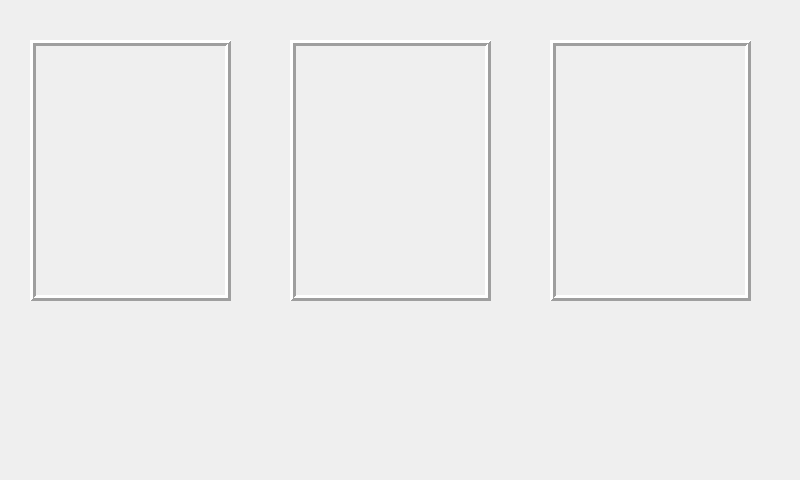
<?xml version="1.0" encoding="UTF-8"?>
<ui version="4.0">
 <class>LedCntlWin</class>
 <widget class="QWidget" name="LedCntlWin">
  <property name="geometry">
   <rect>
    <x>0</x>
    <y>0</y>
    <width>800</width>
    <height>480</height>
   </rect>
  </property>
  <property name="minimumSize">
   <size>
    <width>800</width>
    <height>480</height>
   </size>
  </property>
  <property name="maximumSize">
   <size>
    <width>800</width>
    <height>480</height>
   </size>
  </property>
  <property name="cursor">
   <cursorShape>BlankCursor</cursorShape>
  </property>
  <property name="windowTitle">
   <string>Form</string>
  </property>
  <property name="windowIcon">
   <iconset resource="../pic_ico.qrc">
    <normaloff>:/ico/pic_ico/house.png</normaloff>:/ico/pic_ico/house.png</iconset>
  </property>
  <property name="styleSheet">
   <string notr="true"/>
  </property>
  <widget class="QToolButton" name="Bt_Led1">
   <property name="geometry">
    <rect>
     <x>93</x>
     <y>330</y>
     <width>67</width>
     <height>48</height>
    </rect>
   </property>
   <property name="minimumSize">
    <size>
     <width>45</width>
     <height>45</height>
    </size>
   </property>
   <property name="palette">
    <palette>
     <active>
      <colorrole role="Button">
       <brush brushstyle="SolidPattern">
        <color alpha="255">
         <red>28</red>
         <green>28</green>
         <blue>28</blue>
        </color>
       </brush>
      </colorrole>
      <colorrole role="ButtonText">
       <brush brushstyle="SolidPattern">
        <color alpha="255">
         <red>255</red>
         <green>0</green>
         <blue>255</blue>
        </color>
       </brush>
      </colorrole>
      <colorrole role="Base">
       <brush brushstyle="SolidPattern">
        <color alpha="255">
         <red>28</red>
         <green>28</green>
         <blue>28</blue>
        </color>
       </brush>
      </colorrole>
      <colorrole role="Window">
       <brush brushstyle="SolidPattern">
        <color alpha="255">
         <red>28</red>
         <green>28</green>
         <blue>28</blue>
        </color>
       </brush>
      </colorrole>
     </active>
     <inactive>
      <colorrole role="Button">
       <brush brushstyle="SolidPattern">
        <color alpha="255">
         <red>28</red>
         <green>28</green>
         <blue>28</blue>
        </color>
       </brush>
      </colorrole>
      <colorrole role="ButtonText">
       <brush brushstyle="SolidPattern">
        <color alpha="255">
         <red>255</red>
         <green>0</green>
         <blue>255</blue>
        </color>
       </brush>
      </colorrole>
      <colorrole role="Base">
       <brush brushstyle="SolidPattern">
        <color alpha="255">
         <red>28</red>
         <green>28</green>
         <blue>28</blue>
        </color>
       </brush>
      </colorrole>
      <colorrole role="Window">
       <brush brushstyle="SolidPattern">
        <color alpha="255">
         <red>28</red>
         <green>28</green>
         <blue>28</blue>
        </color>
       </brush>
      </colorrole>
     </inactive>
     <disabled>
      <colorrole role="Button">
       <brush brushstyle="SolidPattern">
        <color alpha="255">
         <red>28</red>
         <green>28</green>
         <blue>28</blue>
        </color>
       </brush>
      </colorrole>
      <colorrole role="ButtonText">
       <brush brushstyle="SolidPattern">
        <color alpha="255">
         <red>120</red>
         <green>120</green>
         <blue>120</blue>
        </color>
       </brush>
      </colorrole>
      <colorrole role="Base">
       <brush brushstyle="SolidPattern">
        <color alpha="255">
         <red>28</red>
         <green>28</green>
         <blue>28</blue>
        </color>
       </brush>
      </colorrole>
      <colorrole role="Window">
       <brush brushstyle="SolidPattern">
        <color alpha="255">
         <red>28</red>
         <green>28</green>
         <blue>28</blue>
        </color>
       </brush>
      </colorrole>
     </disabled>
    </palette>
   </property>
   <property name="font">
    <font>
     <family>Times New Roman</family>
     <pointsize>14</pointsize>
     <weight>75</weight>
     <bold>true</bold>
    </font>
   </property>
   <property name="cursor">
    <cursorShape>BlankCursor</cursorShape>
   </property>
   <property name="focusPolicy">
    <enum>Qt::NoFocus</enum>
   </property>
   <property name="text">
    <string/>
   </property>
   <property name="icon">
    <iconset resource="../pic_ico.qrc">
     <normaloff>:/ico/pic_ico/led_on.png</normaloff>:/ico/pic_ico/led_on.png</iconset>
   </property>
   <property name="iconSize">
    <size>
     <width>30</width>
     <height>30</height>
    </size>
   </property>
   <property name="toolButtonStyle">
    <enum>Qt::ToolButtonTextUnderIcon</enum>
   </property>
   <property name="autoRaise">
    <bool>true</bool>
   </property>
   <property name="arrowType">
    <enum>Qt::NoArrow</enum>
   </property>
  </widget>
  <widget class="QLabel" name="Lb_Led2">
   <property name="geometry">
    <rect>
     <x>290</x>
     <y>40</y>
     <width>201</width>
     <height>261</height>
    </rect>
   </property>
   <property name="cursor">
    <cursorShape>BlankCursor</cursorShape>
   </property>
   <property name="frameShape">
    <enum>QFrame::Box</enum>
   </property>
   <property name="frameShadow">
    <enum>QFrame::Raised</enum>
   </property>
   <property name="lineWidth">
    <number>3</number>
   </property>
   <property name="text">
    <string/>
   </property>
   <property name="pixmap">
    <pixmap resource="../pic_ico.qrc">:/ico/pic_ico/led_2_on.png</pixmap>
   </property>
   <property name="scaledContents">
    <bool>true</bool>
   </property>
  </widget>
  <widget class="QToolButton" name="Bt_Led2">
   <property name="geometry">
    <rect>
     <x>350</x>
     <y>330</y>
     <width>67</width>
     <height>48</height>
    </rect>
   </property>
   <property name="minimumSize">
    <size>
     <width>45</width>
     <height>45</height>
    </size>
   </property>
   <property name="palette">
    <palette>
     <active>
      <colorrole role="Button">
       <brush brushstyle="SolidPattern">
        <color alpha="255">
         <red>28</red>
         <green>28</green>
         <blue>28</blue>
        </color>
       </brush>
      </colorrole>
      <colorrole role="ButtonText">
       <brush brushstyle="SolidPattern">
        <color alpha="255">
         <red>255</red>
         <green>0</green>
         <blue>255</blue>
        </color>
       </brush>
      </colorrole>
      <colorrole role="Base">
       <brush brushstyle="SolidPattern">
        <color alpha="255">
         <red>28</red>
         <green>28</green>
         <blue>28</blue>
        </color>
       </brush>
      </colorrole>
      <colorrole role="Window">
       <brush brushstyle="SolidPattern">
        <color alpha="255">
         <red>28</red>
         <green>28</green>
         <blue>28</blue>
        </color>
       </brush>
      </colorrole>
     </active>
     <inactive>
      <colorrole role="Button">
       <brush brushstyle="SolidPattern">
        <color alpha="255">
         <red>28</red>
         <green>28</green>
         <blue>28</blue>
        </color>
       </brush>
      </colorrole>
      <colorrole role="ButtonText">
       <brush brushstyle="SolidPattern">
        <color alpha="255">
         <red>255</red>
         <green>0</green>
         <blue>255</blue>
        </color>
       </brush>
      </colorrole>
      <colorrole role="Base">
       <brush brushstyle="SolidPattern">
        <color alpha="255">
         <red>28</red>
         <green>28</green>
         <blue>28</blue>
        </color>
       </brush>
      </colorrole>
      <colorrole role="Window">
       <brush brushstyle="SolidPattern">
        <color alpha="255">
         <red>28</red>
         <green>28</green>
         <blue>28</blue>
        </color>
       </brush>
      </colorrole>
     </inactive>
     <disabled>
      <colorrole role="Button">
       <brush brushstyle="SolidPattern">
        <color alpha="255">
         <red>28</red>
         <green>28</green>
         <blue>28</blue>
        </color>
       </brush>
      </colorrole>
      <colorrole role="ButtonText">
       <brush brushstyle="SolidPattern">
        <color alpha="255">
         <red>118</red>
         <green>116</green>
         <blue>108</blue>
        </color>
       </brush>
      </colorrole>
      <colorrole role="Base">
       <brush brushstyle="SolidPattern">
        <color alpha="255">
         <red>28</red>
         <green>28</green>
         <blue>28</blue>
        </color>
       </brush>
      </colorrole>
      <colorrole role="Window">
       <brush brushstyle="SolidPattern">
        <color alpha="255">
         <red>28</red>
         <green>28</green>
         <blue>28</blue>
        </color>
       </brush>
      </colorrole>
     </disabled>
    </palette>
   </property>
   <property name="font">
    <font>
     <family>Times New Roman</family>
     <pointsize>14</pointsize>
     <weight>75</weight>
     <bold>true</bold>
     <kerning>true</kerning>
    </font>
   </property>
   <property name="cursor">
    <cursorShape>BlankCursor</cursorShape>
   </property>
   <property name="focusPolicy">
    <enum>Qt::NoFocus</enum>
   </property>
   <property name="text">
    <string/>
   </property>
   <property name="icon">
    <iconset resource="../pic_ico.qrc">
     <normaloff>:/ico/pic_ico/led_on.png</normaloff>:/ico/pic_ico/led_on.png</iconset>
   </property>
   <property name="iconSize">
    <size>
     <width>30</width>
     <height>30</height>
    </size>
   </property>
   <property name="toolButtonStyle">
    <enum>Qt::ToolButtonTextUnderIcon</enum>
   </property>
   <property name="autoRaise">
    <bool>true</bool>
   </property>
   <property name="arrowType">
    <enum>Qt::NoArrow</enum>
   </property>
  </widget>
  <widget class="QLabel" name="Lb_Led3">
   <property name="geometry">
    <rect>
     <x>550</x>
     <y>40</y>
     <width>201</width>
     <height>261</height>
    </rect>
   </property>
   <property name="cursor">
    <cursorShape>BlankCursor</cursorShape>
   </property>
   <property name="frameShape">
    <enum>QFrame::Box</enum>
   </property>
   <property name="frameShadow">
    <enum>QFrame::Raised</enum>
   </property>
   <property name="lineWidth">
    <number>3</number>
   </property>
   <property name="text">
    <string/>
   </property>
   <property name="pixmap">
    <pixmap resource="../pic_ico.qrc">:/ico/pic_ico/led_3_on.png</pixmap>
   </property>
   <property name="scaledContents">
    <bool>true</bool>
   </property>
  </widget>
  <widget class="QLabel" name="Lb_Led1">
   <property name="geometry">
    <rect>
     <x>30</x>
     <y>40</y>
     <width>201</width>
     <height>261</height>
    </rect>
   </property>
   <property name="cursor">
    <cursorShape>BlankCursor</cursorShape>
   </property>
   <property name="frameShape">
    <enum>QFrame::Box</enum>
   </property>
   <property name="frameShadow">
    <enum>QFrame::Raised</enum>
   </property>
   <property name="lineWidth">
    <number>3</number>
   </property>
   <property name="text">
    <string/>
   </property>
   <property name="pixmap">
    <pixmap resource="../pic_ico.qrc">:/ico/pic_ico/led_1_on.png</pixmap>
   </property>
   <property name="scaledContents">
    <bool>true</bool>
   </property>
   <property name="wordWrap">
    <bool>false</bool>
   </property>
  </widget>
  <widget class="QToolButton" name="Bt_Led3">
   <property name="geometry">
    <rect>
     <x>620</x>
     <y>330</y>
     <width>67</width>
     <height>48</height>
    </rect>
   </property>
   <property name="minimumSize">
    <size>
     <width>45</width>
     <height>45</height>
    </size>
   </property>
   <property name="palette">
    <palette>
     <active>
      <colorrole role="Button">
       <brush brushstyle="SolidPattern">
        <color alpha="255">
         <red>28</red>
         <green>28</green>
         <blue>28</blue>
        </color>
       </brush>
      </colorrole>
      <colorrole role="ButtonText">
       <brush brushstyle="SolidPattern">
        <color alpha="255">
         <red>255</red>
         <green>0</green>
         <blue>255</blue>
        </color>
       </brush>
      </colorrole>
      <colorrole role="Base">
       <brush brushstyle="SolidPattern">
        <color alpha="255">
         <red>28</red>
         <green>28</green>
         <blue>28</blue>
        </color>
       </brush>
      </colorrole>
      <colorrole role="Window">
       <brush brushstyle="SolidPattern">
        <color alpha="255">
         <red>28</red>
         <green>28</green>
         <blue>28</blue>
        </color>
       </brush>
      </colorrole>
     </active>
     <inactive>
      <colorrole role="Button">
       <brush brushstyle="SolidPattern">
        <color alpha="255">
         <red>28</red>
         <green>28</green>
         <blue>28</blue>
        </color>
       </brush>
      </colorrole>
      <colorrole role="ButtonText">
       <brush brushstyle="SolidPattern">
        <color alpha="255">
         <red>255</red>
         <green>0</green>
         <blue>255</blue>
        </color>
       </brush>
      </colorrole>
      <colorrole role="Base">
       <brush brushstyle="SolidPattern">
        <color alpha="255">
         <red>28</red>
         <green>28</green>
         <blue>28</blue>
        </color>
       </brush>
      </colorrole>
      <colorrole role="Window">
       <brush brushstyle="SolidPattern">
        <color alpha="255">
         <red>28</red>
         <green>28</green>
         <blue>28</blue>
        </color>
       </brush>
      </colorrole>
     </inactive>
     <disabled>
      <colorrole role="Button">
       <brush brushstyle="SolidPattern">
        <color alpha="255">
         <red>28</red>
         <green>28</green>
         <blue>28</blue>
        </color>
       </brush>
      </colorrole>
      <colorrole role="ButtonText">
       <brush brushstyle="SolidPattern">
        <color alpha="255">
         <red>118</red>
         <green>116</green>
         <blue>108</blue>
        </color>
       </brush>
      </colorrole>
      <colorrole role="Base">
       <brush brushstyle="SolidPattern">
        <color alpha="255">
         <red>28</red>
         <green>28</green>
         <blue>28</blue>
        </color>
       </brush>
      </colorrole>
      <colorrole role="Window">
       <brush brushstyle="SolidPattern">
        <color alpha="255">
         <red>28</red>
         <green>28</green>
         <blue>28</blue>
        </color>
       </brush>
      </colorrole>
     </disabled>
    </palette>
   </property>
   <property name="font">
    <font>
     <family>Times New Roman</family>
     <pointsize>14</pointsize>
     <weight>75</weight>
     <bold>true</bold>
    </font>
   </property>
   <property name="cursor">
    <cursorShape>BlankCursor</cursorShape>
   </property>
   <property name="focusPolicy">
    <enum>Qt::NoFocus</enum>
   </property>
   <property name="text">
    <string/>
   </property>
   <property name="icon">
    <iconset resource="../pic_ico.qrc">
     <normaloff>:/ico/pic_ico/led_on.png</normaloff>:/ico/pic_ico/led_on.png</iconset>
   </property>
   <property name="iconSize">
    <size>
     <width>30</width>
     <height>30</height>
    </size>
   </property>
   <property name="toolButtonStyle">
    <enum>Qt::ToolButtonTextUnderIcon</enum>
   </property>
   <property name="autoRaise">
    <bool>true</bool>
   </property>
   <property name="arrowType">
    <enum>Qt::NoArrow</enum>
   </property>
  </widget>
  <widget class="QToolButton" name="Bt_LedAll">
   <property name="geometry">
    <rect>
     <x>330</x>
     <y>410</y>
     <width>101</width>
     <height>41</height>
    </rect>
   </property>
   <property name="palette">
    <palette>
     <active>
      <colorrole role="Button">
       <brush brushstyle="SolidPattern">
        <color alpha="255">
         <red>28</red>
         <green>28</green>
         <blue>28</blue>
        </color>
       </brush>
      </colorrole>
      <colorrole role="ButtonText">
       <brush brushstyle="SolidPattern">
        <color alpha="255">
         <red>255</red>
         <green>0</green>
         <blue>255</blue>
        </color>
       </brush>
      </colorrole>
      <colorrole role="Base">
       <brush brushstyle="SolidPattern">
        <color alpha="255">
         <red>28</red>
         <green>28</green>
         <blue>28</blue>
        </color>
       </brush>
      </colorrole>
      <colorrole role="Window">
       <brush brushstyle="SolidPattern">
        <color alpha="255">
         <red>28</red>
         <green>28</green>
         <blue>28</blue>
        </color>
       </brush>
      </colorrole>
     </active>
     <inactive>
      <colorrole role="Button">
       <brush brushstyle="SolidPattern">
        <color alpha="255">
         <red>28</red>
         <green>28</green>
         <blue>28</blue>
        </color>
       </brush>
      </colorrole>
      <colorrole role="ButtonText">
       <brush brushstyle="SolidPattern">
        <color alpha="255">
         <red>255</red>
         <green>0</green>
         <blue>255</blue>
        </color>
       </brush>
      </colorrole>
      <colorrole role="Base">
       <brush brushstyle="SolidPattern">
        <color alpha="255">
         <red>28</red>
         <green>28</green>
         <blue>28</blue>
        </color>
       </brush>
      </colorrole>
      <colorrole role="Window">
       <brush brushstyle="SolidPattern">
        <color alpha="255">
         <red>28</red>
         <green>28</green>
         <blue>28</blue>
        </color>
       </brush>
      </colorrole>
     </inactive>
     <disabled>
      <colorrole role="Button">
       <brush brushstyle="SolidPattern">
        <color alpha="255">
         <red>28</red>
         <green>28</green>
         <blue>28</blue>
        </color>
       </brush>
      </colorrole>
      <colorrole role="ButtonText">
       <brush brushstyle="SolidPattern">
        <color alpha="255">
         <red>120</red>
         <green>120</green>
         <blue>120</blue>
        </color>
       </brush>
      </colorrole>
      <colorrole role="Base">
       <brush brushstyle="SolidPattern">
        <color alpha="255">
         <red>28</red>
         <green>28</green>
         <blue>28</blue>
        </color>
       </brush>
      </colorrole>
      <colorrole role="Window">
       <brush brushstyle="SolidPattern">
        <color alpha="255">
         <red>28</red>
         <green>28</green>
         <blue>28</blue>
        </color>
       </brush>
      </colorrole>
     </disabled>
    </palette>
   </property>
   <property name="font">
    <font>
     <pointsize>15</pointsize>
     <weight>75</weight>
     <bold>true</bold>
    </font>
   </property>
   <property name="cursor">
    <cursorShape>BlankCursor</cursorShape>
   </property>
   <property name="focusPolicy">
    <enum>Qt::NoFocus</enum>
   </property>
   <property name="text">
    <string/>
   </property>
   <property name="icon">
    <iconset resource="../pic_ico.qrc">
     <normaloff>:/ico/pic_ico/allon.png</normaloff>:/ico/pic_ico/allon.png</iconset>
   </property>
   <property name="iconSize">
    <size>
     <width>120</width>
     <height>46</height>
    </size>
   </property>
   <property name="autoRaise">
    <bool>true</bool>
   </property>
  </widget>
  <widget class="QToolButton" name="Bt_Exit">
   <property name="geometry">
    <rect>
     <x>690</x>
     <y>420</y>
     <width>61</width>
     <height>31</height>
    </rect>
   </property>
   <property name="palette">
    <palette>
     <active>
      <colorrole role="Button">
       <brush brushstyle="SolidPattern">
        <color alpha="255">
         <red>28</red>
         <green>28</green>
         <blue>28</blue>
        </color>
       </brush>
      </colorrole>
      <colorrole role="ButtonText">
       <brush brushstyle="SolidPattern">
        <color alpha="255">
         <red>255</red>
         <green>0</green>
         <blue>255</blue>
        </color>
       </brush>
      </colorrole>
      <colorrole role="Base">
       <brush brushstyle="SolidPattern">
        <color alpha="255">
         <red>28</red>
         <green>28</green>
         <blue>28</blue>
        </color>
       </brush>
      </colorrole>
      <colorrole role="Window">
       <brush brushstyle="SolidPattern">
        <color alpha="255">
         <red>28</red>
         <green>28</green>
         <blue>28</blue>
        </color>
       </brush>
      </colorrole>
     </active>
     <inactive>
      <colorrole role="Button">
       <brush brushstyle="SolidPattern">
        <color alpha="255">
         <red>28</red>
         <green>28</green>
         <blue>28</blue>
        </color>
       </brush>
      </colorrole>
      <colorrole role="ButtonText">
       <brush brushstyle="SolidPattern">
        <color alpha="255">
         <red>255</red>
         <green>0</green>
         <blue>255</blue>
        </color>
       </brush>
      </colorrole>
      <colorrole role="Base">
       <brush brushstyle="SolidPattern">
        <color alpha="255">
         <red>28</red>
         <green>28</green>
         <blue>28</blue>
        </color>
       </brush>
      </colorrole>
      <colorrole role="Window">
       <brush brushstyle="SolidPattern">
        <color alpha="255">
         <red>28</red>
         <green>28</green>
         <blue>28</blue>
        </color>
       </brush>
      </colorrole>
     </inactive>
     <disabled>
      <colorrole role="Button">
       <brush brushstyle="SolidPattern">
        <color alpha="255">
         <red>28</red>
         <green>28</green>
         <blue>28</blue>
        </color>
       </brush>
      </colorrole>
      <colorrole role="ButtonText">
       <brush brushstyle="SolidPattern">
        <color alpha="255">
         <red>120</red>
         <green>120</green>
         <blue>120</blue>
        </color>
       </brush>
      </colorrole>
      <colorrole role="Base">
       <brush brushstyle="SolidPattern">
        <color alpha="255">
         <red>28</red>
         <green>28</green>
         <blue>28</blue>
        </color>
       </brush>
      </colorrole>
      <colorrole role="Window">
       <brush brushstyle="SolidPattern">
        <color alpha="255">
         <red>28</red>
         <green>28</green>
         <blue>28</blue>
        </color>
       </brush>
      </colorrole>
     </disabled>
    </palette>
   </property>
   <property name="font">
    <font>
     <pointsize>15</pointsize>
     <weight>75</weight>
     <bold>true</bold>
    </font>
   </property>
   <property name="cursor">
    <cursorShape>BlankCursor</cursorShape>
   </property>
   <property name="focusPolicy">
    <enum>Qt::NoFocus</enum>
   </property>
   <property name="text">
    <string/>
   </property>
   <property name="icon">
    <iconset resource="../pic_ico.qrc">
     <normaloff>:/ico/pic_ico/routing_turn_u.png</normaloff>:/ico/pic_ico/routing_turn_u.png</iconset>
   </property>
   <property name="iconSize">
    <size>
     <width>32</width>
     <height>32</height>
    </size>
   </property>
   <property name="autoRaise">
    <bool>true</bool>
   </property>
  </widget>
 </widget>
 <resources>
  <include location="../pic_ico.qrc"/>
 </resources>
 <connections/>
</ui>
